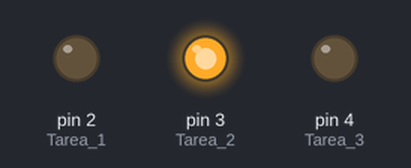
Recording of a sketch running on a simulated Arduino Uno, built with avr-gcc and run on an emulated ATmega328P. On the bench: output pins drawn as LEDs (lit = HIGH).

Above: at 0.4 s.
At 1.7 s:
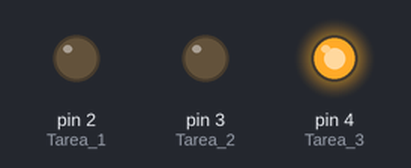
At 3.25 s:
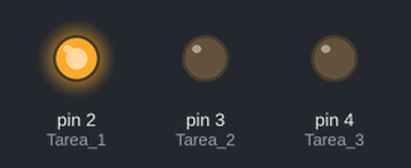
At 5.9 s:
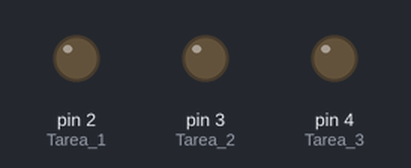
Timing chart, 0 to 7.4 s (numbered marks = the images above):
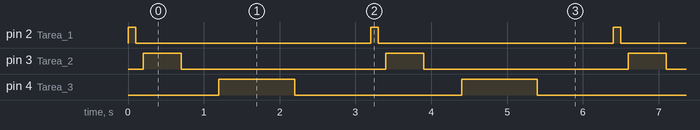

Measured:
- by itself, pin 2 (Tarea_1): alternates HIGH for 0.10 s and LOW for 3.1 s
- by itself, pin 3 (Tarea_2): alternates HIGH for 0.50 s and LOW for 2.7 s
- by itself, pin 4 (Tarea_3): alternates HIGH for 1.0 s and LOW for 2.2 s

The sketch:

delay.ino
```cpp
// Código Bloqueante (NO es RTOS)

void setup() {
 pinMode(2, OUTPUT); // Tarea 1
 pinMode(3, OUTPUT); // Tarea 2
 pinMode(4, OUTPUT); // Tarea 3
}

void loop() {
 // Tarea 1: Parpadea cada 100ms
 digitalWrite(2, HIGH);
 delay(100);
 digitalWrite(2, LOW);
 delay(100);
 // Tarea 2: Parpadea cada 500ms
 digitalWrite(3, HIGH);
 delay(500);
 digitalWrite(3, LOW);
 delay(500);
 // Tarea 3: Parpadea cada 1000ms
 digitalWrite(4, HIGH);
 delay(1000);
 digitalWrite(4, LOW);
 delay(1000);
}
```
